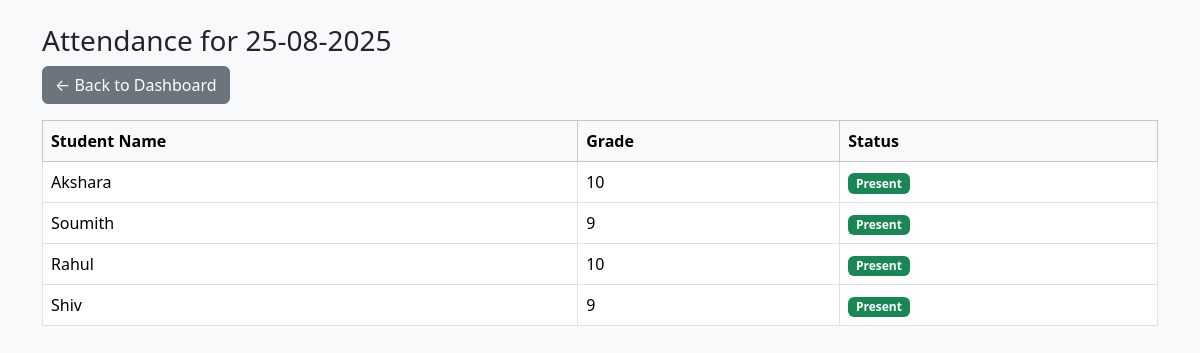
The app's page /attendance-today (signed in) with its own data.
### models.py (models this page shows)
class Attendance(SQLModel, table=True):
    id: Optional[int] = Field(default=None, primary_key=True)
    student_id: int = Field(foreign_key="student.id")
    attendance_date: date = Field(default_factory=date.today, index=True)
    status: str
    student: "Student" = Relationship(back_populates="attendances")

class Student(SQLModel, table=True):
    id: Optional[int] = Field(default=None, primary_key=True)
    name: str
    grade: str
    school: Optional[str] = None
    syllabus: Optional[str] = None
    focus_subjects: Optional[str] = None
    subject: Optional[str] = None
    remarks: Optional[str] = None
    tutor_id: int = Field(foreign_key="tutor.id")
    tutor: Optional["Tutor"] = Relationship(back_populates="students")
    journals: List["Journal"] = Relationship(back_populates="student")
    attendances: List["Attendance"] = Relationship(back_populates="student")
    tests: List["TestRecord"] = Relationship(back_populates="student")
    upcoming_tests: List["UpcomingTest"] = Relationship(back_populates="student")
    feedbacks: List["Feedback"] = Relationship(back_populates="student")

### main.py (the view)
@app.get("/attendance-today", response_class=HTMLResponse)
def attendance_today_filtered(request: Request, session: Session = Depends(get_session),
                              user: User = Depends(get_current_user)):
    today = date.today()
    if user.user_type == "admin":
        students = session.exec(
            select(Student)
            .where(Student.tutor_id.in_(
                select(Tutor.id).where(Tutor.user_id == user.id)
            ))
        ).all()
    else:
        students = session.exec(
            select(Student)
            .where(Student.tutor_id == user.tutor_id)
        ).all()
    student_ids = [s.id for s in students]
    records = session.exec(
        select(Attendance).where(Attendance.attendance_date == today).where(Attendance.student_id.in_(student_ids))
    ).all()
    return templates.TemplateResponse("attendance_today_filtered.html", {
        "request": request,
        "records": records,
        "today": today.strftime("%d-%m-%Y")
    })

### templates/attendance_today_filtered.html (shortened to what this page needs)
<!DOCTYPE html>
<html>
<head>
    <link href="https://cdn.jsdelivr.net/npm/bootstrap@5.3.3/dist/css/bootstrap.min.css" rel="stylesheet">
</head>
<body class="bg-light">
<div class="container mt-4">
    <h3>Attendance for {{ today }}</h3>
    <a href="/dashboard" class="btn btn-secondary mb-3">← Back to Dashboard</a>
    {% if records %}
        <table class="table table-bordered table-hover">
            <thead class="table-light">
                <tr>
                    <th>Student Name</th>
                    <th>Grade</th>
                    <th>Status</th>
                </tr>
            </thead>
            <tbody>
                {% for rec in records %}
                    <tr>
                        <td>{{ rec.student.name }}</td>
                        <td>{{ rec.student.grade }}</td>
                        <td>
                            {% if rec.status.lower() == 'present' %}
                                <span class="badge bg-success">Present</span>
                            {% elif rec.status.lower() == 'absent' %}
                                <span class="badge bg-danger">Absent</span>
                            {% else %}
                                <span class="badge bg-secondary">{{ rec.status }}</span>
                            {% endif %}
                        </td>
                    </tr>
                {% endfor %}
            </tbody>
        </table>
    {% else %}
        <p class="text-muted">No attendance records found for today.</p>
    {% endif %}
</div>
</body>
</html>

### records on screen
Attendance: student.name "Akshara", student.grade "10", status "Present"
Attendance: student.name "Soumith", student.grade "9", status "Present"
Attendance: student.name "Rahul", student.grade "10", status "Present"
Attendance: student.name "Shiv", student.grade "9", status "Present"

### other values on screen
{{ today }} "25-08-2025"
